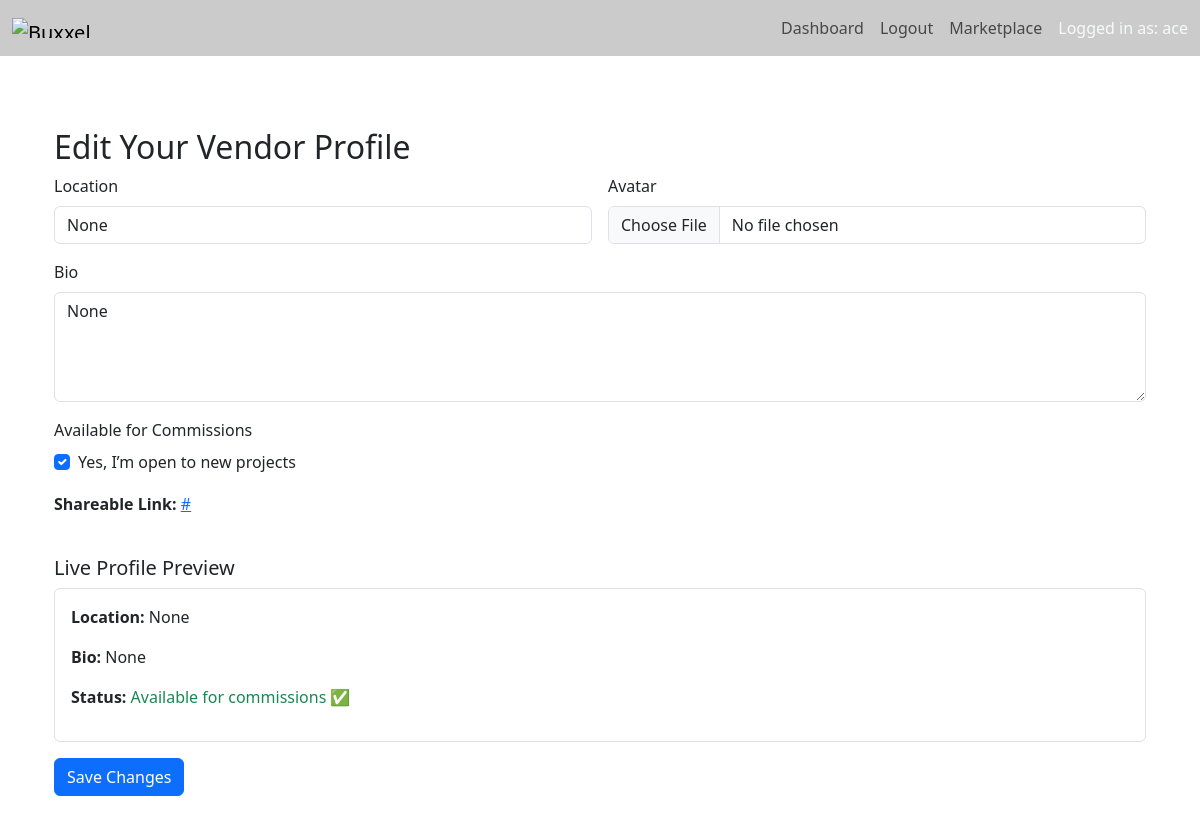
The app's page /vendor/settings (signed in) with its own data.
### models.py (models this page shows)
class Vendor(db.Model):
    id = db.Column(db.Integer, primary_key=True)
    username = db.Column(db.String(80), unique=True, nullable=False)
    password = db.Column(db.String(200), nullable=False)  # Hashed
    is_verified = db.Column(db.Boolean, default=False)
    location = db.Column(db.String(120))
    bio = db.Column(db.Text)
    avatar = db.Column(db.String(120))  # filename of avatar image
    is_available_for_commissions = db.Column(db.Boolean, default=True)

### buxxel_app.py (the view, shortened to what this page needs)
@app.route('/vendor/settings', methods=['GET', 'POST'])
def vendor_settings():
    vendor_id = session.get('vendor_id')
    if not vendor_id:
        return redirect(url_for('login'))
    vendor = Vendor.query.get_or_404(vendor_id)
    return render_template("vendor_settings.html", vendor=vendor)

### templates/vendor_settings.html (shortened to what this page needs)
{% extends "base.html" %}
{% block content %}
<div class="container my-5">
  <h2>Edit Your Vendor Profile</h2>
  <form method="POST" enctype="multipart/form-data" class="row g-3">
    <div class="col-md-6">
      <label for="location" class="form-label">Location</label>
      <input type="text" name="location" class="form-control" value="{{ vendor.location }}">
    </div>
    <div class="col-md-6">
      <label for="avatar" class="form-label">Avatar</label>
      <input type="file" name="avatar" class="form-control">
    </div>
    <div class="col-md-12">
      <label for="bio" class="form-label">Bio</label>
      <textarea name="bio" class="form-control" rows="4">{{ vendor.bio }}</textarea>
    </div>
    <div class="col-md-6">
  <label class="form-label">Available for Commissions</label>
  <div class="form-check">
    <input class="form-check-input" type="checkbox" name="is_available_for_commissions" {% if vendor.is_available_for_commissions %}checked{% endif %}>
    <label class="form-check-label">Yes, I’m open to new projects</label>
  </div>
</div>
<p><strong>Shareable Link:</strong>
  <a href="{{ url_for('view_vendor_profile', vendor_id=vendor.id, _external=True) }}" target="_blank">
    {{ url_for('view_vendor_profile', vendor_id=vendor.id, _external=True) }}
  </a>
</p>
<div class="col-12 mt-4">
  <h5>Live Profile Preview</h5>
  <div class="border p-3 rounded">
    <p><strong>Location:</strong> {{ vendor.location }}</p>
    <p><strong>Bio:</strong> {{ vendor.bio }}</p>
    <p><strong>Status:</strong>
      {% if vendor.is_available_for_commissions %}
        <span class="text-success">Available for commissions ✅</span>
      {% else %}
        <span class="text-muted">Not accepting new projects</span>
      {% endif %}
    </p>
  </div>
</div>
    <div class="col-12">
      <button type="submit" class="btn btn-primary">Save Changes</button>
    </div>
  </form>
</div>
{% endblock %}

### templates/base.html (shortened to what this page needs)
<!DOCTYPE html>
<html lang="en">
<head>
<link href="https://cdn.jsdelivr.net/npm/bootstrap@5.3.3/dist/css/bootstrap.min.css" rel="stylesheet">
<link href="https://cdn.jsdelivr.net/npm/bootstrap-icons@1.10.5/font/bootstrap-icons.css" rel="stylesheet">
<link href="{{ url_for('static', filename='css/style.css') }}" rel="stylesheet">
</head>
<body>
  <nav class="navbar navbar-expand-md navbar-light sticky-top">
    <div class="container-fluid">
      <a class="navbar-brand d-flex align-items-center" href="{{ url_for('index') }}">
        <img src="https://ik.imagekit.io/mon8rxoqi/buxxel-high-resolution-logo-transparent.png?updatedAt=1752758123893" alt="Buxxel Logo" width="80" height="20" class="me-2">
      </a>
      <div class="collapse navbar-collapse" id="navbarNav">
        <ul class="navbar-nav ms-auto">
          {% if session.get('vendor_id') %}
            <li class="nav-item"><a class="nav-link" href="{{ url_for('dashboard') }}">Dashboard</a></li>
 <li class="nav-item"><a class="nav-link" href="{{ url_for('logout') }}">Logout</a></li>
          {% endif %}
        <li class="nav-item">
  <a class="nav-link" href="{{ url_for('market') }}">Marketplace</a>
</li>
        </ul>
        {% if session.get('vendor_username') %}
          <span class="navbar-text text-light ms-2">Logged in as: {{ session['vendor_username'] }}</span>
        {% endif %}
      </div>
    </div>
  </nav>
  <div class="container py-4">
    {% block content %}{% endblock %}
  </div>
</body>
</html>

### templates/base.html (style rules this page uses)
.navbar { background-color: rgba(50, 50, 50, 0.25); color: white; }

### records on screen
Vendor: vendor_username "ace", location "None", bio "None", is_available_for_commissions "☑"

### other values on screen
{{ url_for('view_vendor_profile', vendor_id=vendor.id, _external=True) }} "#"
